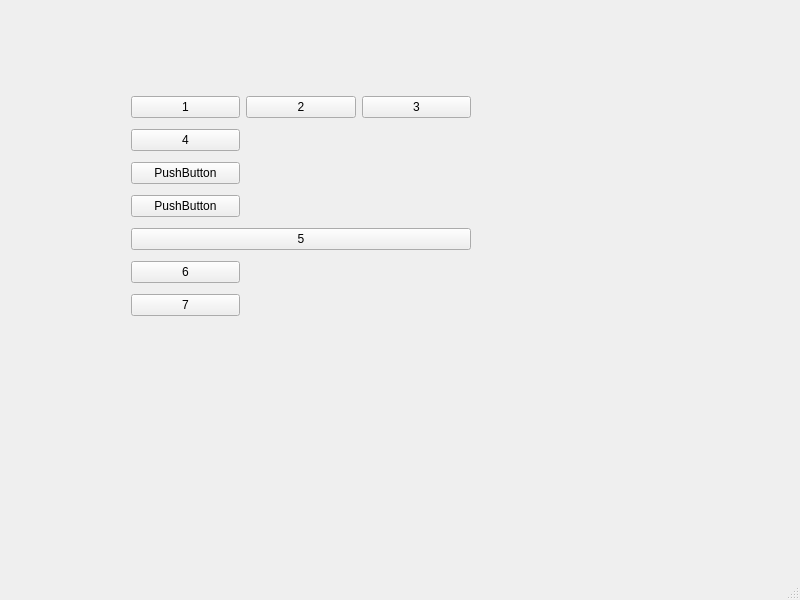
<?xml version="1.0" encoding="UTF-8"?>
<ui version="4.0">
 <class>MainWindow</class>
 <widget class="QMainWindow" name="MainWindow">
  <property name="geometry">
   <rect>
    <x>0</x>
    <y>0</y>
    <width>800</width>
    <height>600</height>
   </rect>
  </property>
  <property name="windowTitle">
   <string>MainWindow</string>
  </property>
  <widget class="QWidget" name="centralwidget">
   <widget class="QWidget" name="">
    <property name="geometry">
     <rect>
      <x>131</x>
      <y>91</y>
      <width>340</width>
      <height>236</height>
     </rect>
    </property>
    <layout class="QGridLayout" name="gridLayout_2">
     <item row="0" column="1">
      <widget class="QPushButton" name="pushButton_7">
       <property name="text">
        <string>1</string>
       </property>
      </widget>
     </item>
     <item row="0" column="2">
      <widget class="QPushButton" name="pushButton_6">
       <property name="text">
        <string>2</string>
       </property>
      </widget>
     </item>
     <item row="5" column="1">
      <widget class="QPushButton" name="pushButton_4">
       <property name="text">
        <string>6</string>
       </property>
      </widget>
     </item>
     <item row="1" column="1">
      <widget class="QPushButton" name="pushButton">
       <property name="text">
        <string>4</string>
       </property>
      </widget>
     </item>
     <item row="0" column="3">
      <widget class="QPushButton" name="pushButton_5">
       <property name="text">
        <string>3</string>
       </property>
      </widget>
     </item>
     <item row="2" column="1">
      <widget class="QPushButton" name="pushButton_8">
       <property name="text">
        <string>PushButton</string>
       </property>
      </widget>
     </item>
     <item row="6" column="1">
      <widget class="QPushButton" name="pushButton_3">
       <property name="text">
        <string>7</string>
       </property>
      </widget>
     </item>
     <item row="3" column="1">
      <widget class="QPushButton" name="pushButton_9">
       <property name="text">
        <string>PushButton</string>
       </property>
      </widget>
     </item>
     <item row="4" column="1" colspan="3">
      <widget class="QPushButton" name="pushButton_2">
       <property name="text">
        <string>5</string>
       </property>
      </widget>
     </item>
    </layout>
   </widget>
  </widget>
  <widget class="QMenuBar" name="menubar">
   <property name="geometry">
    <rect>
     <x>0</x>
     <y>0</y>
     <width>800</width>
     <height>22</height>
    </rect>
   </property>
  </widget>
  <widget class="QStatusBar" name="statusbar"/>
 </widget>
 <resources/>
 <connections/>
</ui>
